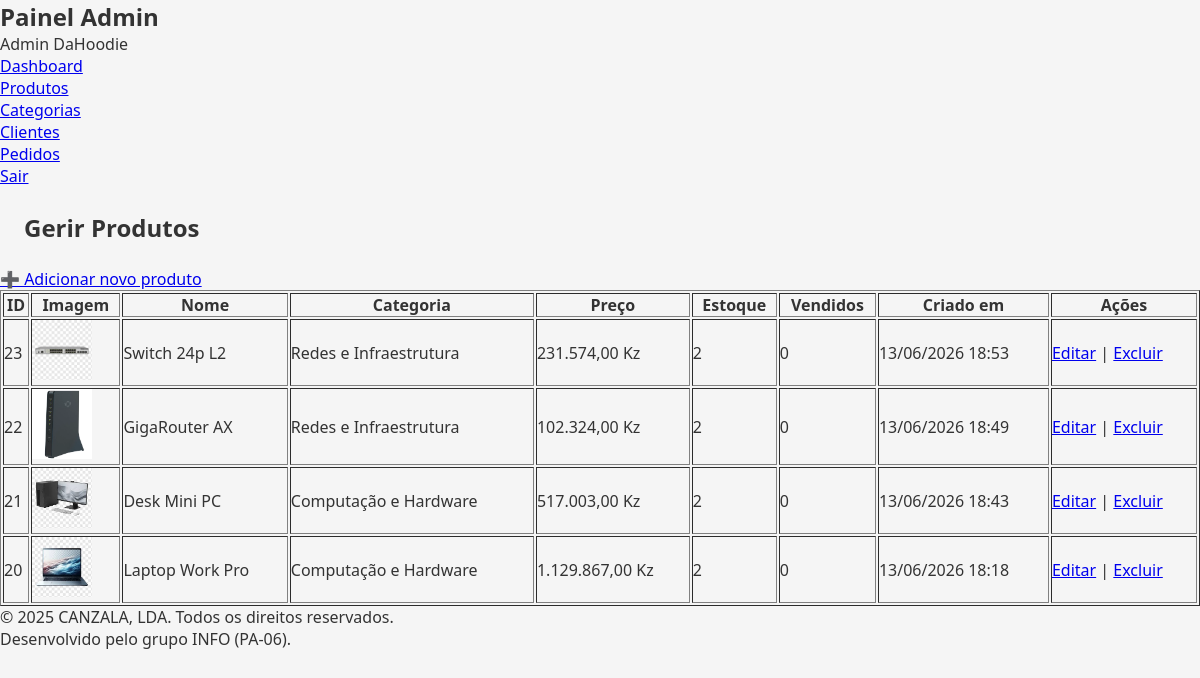
Screenshot of /admin/produtos/listar.php (signed in) with the database file from the repository.
### tables this page shows
CREATE TABLE `produtos` (
  `id` int(10) UNSIGNED NOT NULL,
  `nome` varchar(150) NOT NULL,
  `descricao` text DEFAULT NULL,
  `preco` decimal(10,2) NOT NULL,
  `imagem` varchar(255) DEFAULT NULL,
  `criado_em` timestamp NOT NULL DEFAULT current_timestamp(),
  `estoque` int(11) NOT NULL DEFAULT 0,
  `categoria_id` int(10) UNSIGNED DEFAULT NULL
);

CREATE TABLE `categorias` (
  `id` int(10) UNSIGNED NOT NULL,
  `nome` varchar(100) NOT NULL,
  `criado_em` timestamp NOT NULL DEFAULT current_timestamp()
);

### admin/produtos/listar.php (the view, shortened to what this page needs)
<?php
require_once __DIR__ . '/../../config/db.php';
try {
    $stmt = $pdo->query("
        SELECT
            p.*,
            c.nome AS categoria_nome,
            COALESCE(SUM(ip.quantidade), 0) AS total_vendido
        FROM produtos p
        LEFT JOIN categorias c ON c.id = p.categoria_id
        LEFT JOIN itens_pedido ip ON ip.produto_id = p.id
        GROUP BY p.id
        ORDER BY p.id DESC
    ");
    $produtos = $stmt->fetchAll(PDO::FETCH_ASSOC);
} catch (PDOException $e) {
    $produtos = [];
}
require_once __DIR__ . '/../../includes/header.php';
require_once __DIR__ . '/../../includes/admin_sidebar.php';
?>
<main>
<section class="section">
    <h1>Gerir Produtos</h1>
    <p>
        <a href="adicionar.php">➕ Adicionar novo produto</a>
    </p>
    <?php if (empty($produtos)): ?>
        <p>Nenhum produto encontrado.</p>
    <?php else: ?>
        <table border="1" cellpadding="8" width="100%">
            <thead>
                <tr>
                    <th>ID</th>
                    <th>Imagem</th>
                    <th>Nome</th>
                    <th>Categoria</th>
                    <th>Preço</th>
                    <th>Estoque</th>
                    <th>Vendidos</th>
                    <th>Criado em</th>
                    <th>Ações</th>
                </tr>
            </thead>
            <tbody>
                <?php foreach ($produtos as $produto): ?>
                    <tr>
                        <td><?= $produto['id'] ?></td>
                        <td>
                            <?php if (!empty($produto['imagem'])): ?>
                                <img src="/PA-E-COMMERCE/<?= htmlspecialchars($produto['imagem']) ?>" width="60">
                            <?php else: ?>
                                —
                            <?php endif; ?>
                        </td>
                        <td><?= htmlspecialchars($produto['nome']) ?></td>
                        <td>
                            <?= $produto['categoria_nome']
                                ? htmlspecialchars($produto['categoria_nome'])
                                : '—' ?>
                        </td>
                        <td>
                            <?= number_format($produto['preco'], 2, ',', '.') ?> Kz
                        </td>
                        <td><?= $produto['estoque'] ?></td>
                        <td><?= $produto['total_vendido'] ?></td>
                        <td>
                            <?= date('d/m/Y H:i', strtotime($produto['criado_em'])) ?>
                        </td>
                        <td>
                            <a href="editar.php?id=<?= $produto['id'] ?>">Editar</a> |
                            <a href="excluir.php?id=<?= $produto['id'] ?>"
                               onclick="return confirm('Tem certeza que deseja excluir este produto?');">
                               Excluir
                            </a>
                        </td>
                    </tr>
                <?php endforeach; ?>
            </tbody>
        </table>
    <?php endif; ?>
</section>
</main>
<?php require_once __DIR__ . '/../../includes/footer.php'; ?>

### assets/css/style.css (style rules this page uses)
* { box-sizing: border-box; margin: 0; padding: 0; }
body { font-family: system-ui, sans-serif; background: #f5f5f5; color: #333; }
h1 { margin: 1.5rem; }

### rows the page displays
produtos: id "23", imagem (picture), nome "Switch 24p L2", categoria.nome "Redes e Infraestrutura", preco "231.574,00", estoque "2", total_vendido "0", criado_em "13/06/2026 18:53"
produtos: id "22", imagem (picture), nome "GigaRouter AX", categoria.nome "Redes e Infraestrutura", preco "102.324,00", estoque "2", total_vendido "0", criado_em "13/06/2026 18:49"
produtos: id "21", imagem (picture), nome "Desk Mini PC", categoria.nome "Computação e Hardware", preco "517.003,00", estoque "2", total_vendido "0", criado_em "13/06/2026 18:43"
produtos: id "20", imagem (picture), nome "Laptop Work Pro", categoria.nome "Computação e Hardware", preco "1.129.867,00", estoque "2", total_vendido "0", criado_em "13/06/2026 18:18"

### other values shown
$_SESSION['admin_nome'] "Admin DaHoodie"
